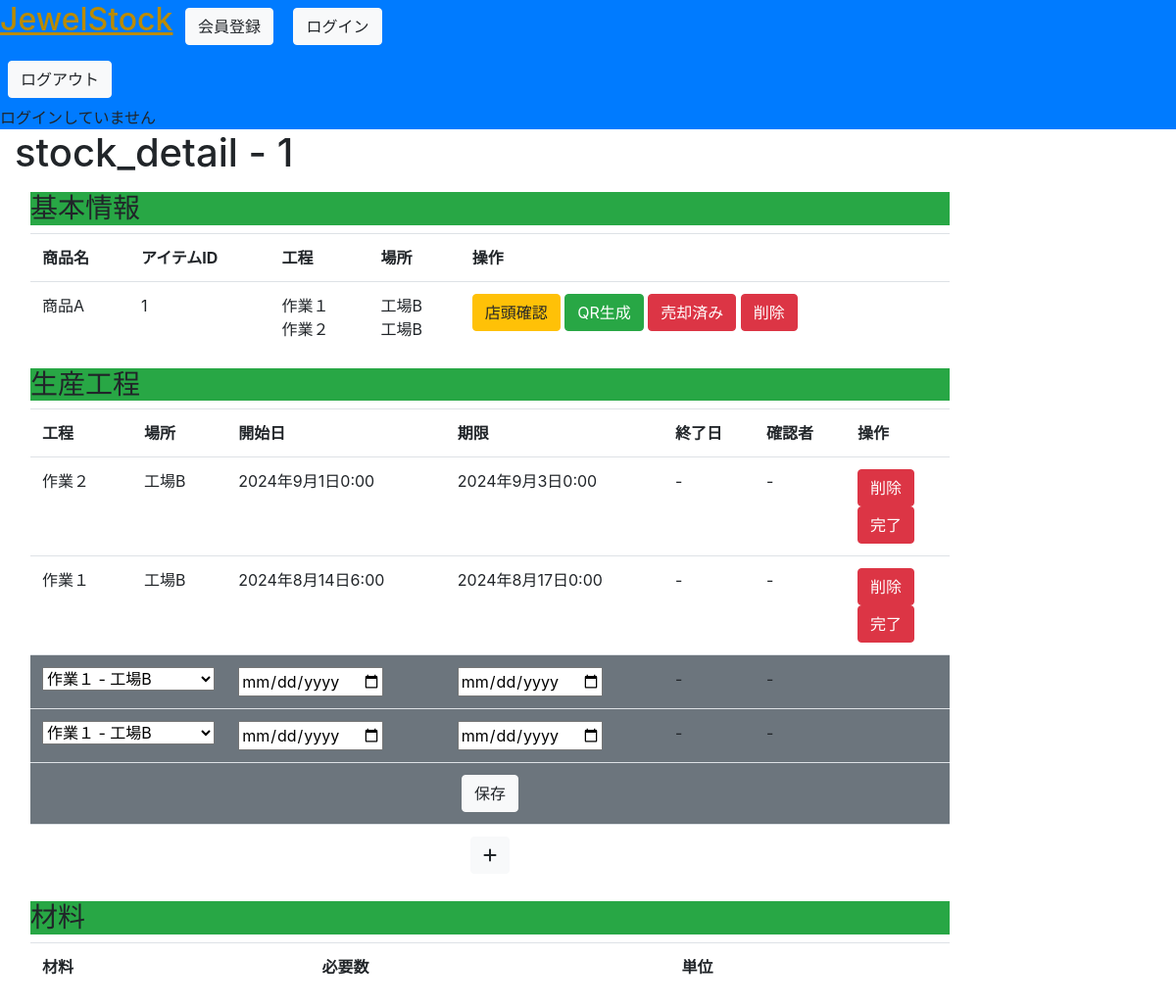
The page /stock/1 on the database as committed earlier.
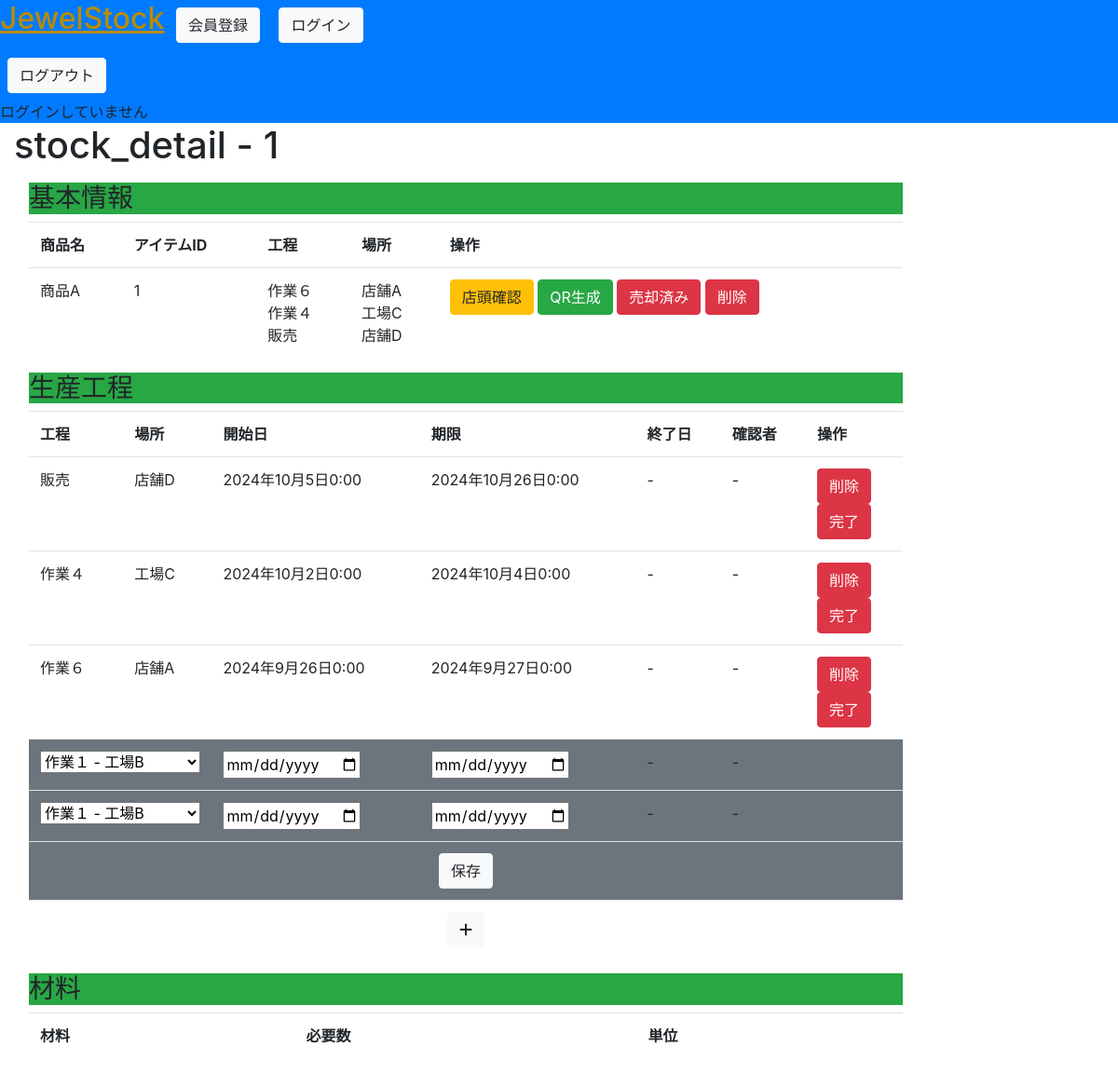
The same page on the database as committed later.
### jewelstock/models.py (models this page shows, shortened)
class Progress(models.Model):
    item = models.ForeignKey(Item, verbose_name='アイテム', on_delete=models.CASCADE)
    process = models.ForeignKey(Process, verbose_name='工程', on_delete=models.CASCADE)
    start_date = models.DateTimeField(verbose_name='開始日', null=True, blank=True, default=None)
    due_date = models.DateTimeField(verbose_name='期限', null=True, blank=True, default=None)
    end_date = models.DateTimeField(verbose_name='終了日', null=True, blank=True, default=None)
    confirmor = models.ForeignKey(settings.AUTH_USER_MODEL, verbose_name="確認者", on_delete=models.SET('削除されたユーザー'), null=True, blank=True, default=None)

class Process(models.Model):
    operation = models.CharField(verbose_name='作業', max_length=200)
    workplace = models.ForeignKey(Workplace, verbose_name='作業所', on_delete=models.PROTECT)

class Workplace(models.Model):
    name = models.CharField(verbose_name='作業所名', max_length=50)
    address = models.CharField(verbose_name='所在地', max_length=200)
    phone_number_regex = RegexValidator(regex=r'^[0-9]{10,11}$')
    phone_number = models.CharField(verbose_name='電話番号', max_length=11, validators=[phone_number_regex])
    def __str__(self):
        return self.name

### jewelstock/views.py (the view)
class StockDetailView(View):
    def get(self, request, pk, *args, **kwargs):
        context = {}
        context['item'] = Item.objects.get(pk=pk)
        context['processes'] = Process.objects.all()
        return render(request, 'jewelstock/stock/detail.html', context)

### jewelstock/models.py (called while the page is built)
    def get_now_progresses(self):
        now = timezone.now()
        query = Q()
        query &= Q(item=self)
        query &= Q(start_date__lte=now)
        query &= Q(end_date__isnull=True)
        progresses = Progress.objects.filter(query)
        return progresses

    def get_all_progresses(self):
        return Progress.objects.filter(item=self).order_by('start_date').reverse()

### templates/jewelstock/stock/detail.html (shortened to what the changed rows need)
{% extends "base.html" %}
{% load bootstrap %}
{% block body_title %}stock_detail - {{item.pk}}{% endblock %}
{% block content %}
<section>
    <table class="table">
        <tr>
            <th>商品名</th>
            <th>アイテムID</th>
            <th>工程</th>
            <th>場所</th>
            <th>操作</th>
        </tr>
        <tr>
            <td>{{ item.product.name }}</td>
            <td>{{ item.id }}</td>
            <td>
                {% for progress in item.get_now_progresses %}
                    {{ progress.process.operation }}<br>
                {% endfor %}
            </td>
            <td>
                {% for progress in item.get_now_progresses %}
                    {{ progress.process.workplace }}<br>
                {% endfor %}
            </td>
            <td>
                <a href="{% url 'jewelstock:stock_existence' pk=item.id %}" class="btn btn-warning">店頭確認</a>
                <a href="{% url 'jewelstock:create_qr' pk=item.id %}" class="btn btn-success">QR生成</a>
                <a href="" class="btn btn-danger">売却済み</a>
                <form action="{% url 'jewelstock:stock_delete' pk=item.id %}" method="POST" class="d-inline">
                </form>
            </td>
        </tr>
    </table>
</section>
<section>
    <table class="table">
        <tr>
            <th>工程</th>
            <th>場所</th>
            <th>開始日</th>
            <th>期限</th>
            <th>終了日</th>
            <th>確認者</th>
            <th>操作</th>
        </tr>
        {% for progress in item.get_all_progresses %}
        <tr>
            <td>{{progress.process.operation}}</td>
            <td>{{progress.process.workplace}}</td>
            <td>{{progress.start_date|default:'-'}}</td>
            <td>{{progress.due_date|default:'-'}}</td>
            <td>{{progress.end_date|default:'-'}}</td>
            <td>{{progress.confirmor|default:'-'}}</td>
            <td>
                <form action="{% url 'jewelstock:progress_delete' pk=progress.pk %}" method="POST">
                    <button type="submit" class="btn btn-danger">削除</button>
                </form>
                <button class="btn btn-danger">完了</button>
            </td>
        </tr>
        {% endfor %}
    </table>
</section>
<section>
    <table class="table">
        <tr>
            <th>材料</th>
            <th>必要数</th>
            <th>単位</th>
        </tr>
    </table>
</section>
{% endblock %}

Rows that differ between the two databases and show on the page:
removed Progress: process.operation "作業１", process.workplace "工場B", start_date "2024年8月14日6:00", due_date "2024年8月17日0:00", end_date "-", confirmor "-"
removed Progress: process.operation "作業２", process.workplace "工場B", start_date "2024年9月1日0:00", due_date "2024年9月3日0:00", end_date "-", confirmor "-"
added Progress: process.operation "作業６", process.workplace "店舗A", start_date "2024年9月26日0:00", due_date "2024年9月27日0:00", end_date "-", confirmor "-"
added Progress: process.operation "作業４", process.workplace "工場C", start_date "2024年10月2日0:00", due_date "2024年10月4日0:00", end_date "-", confirmor "-"
added Progress: process.operation "販売", process.workplace "店舗D", start_date "2024年10月5日0:00", due_date "2024年10月26日0:00", end_date "-", confirmor "-"
